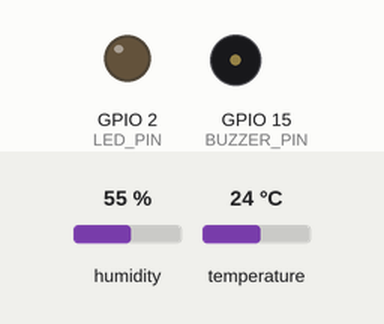
Recording of a sketch running on a simulated ESP32. On the bench: output pins drawn as LEDs (lit = HIGH), buzzer (waves = sounding, pin HIGH). The test bench sets the inputs (shaded band); at power-on: temperature 24 °C, humidity 55 %. WiFi joins after 1.5 s; servers stay silent unless stated; the local clock reads 2024-03-15 10:24:30 at power-on unless the sketch sets it; no MQTT or app messages arrive unless stated; what the sketch prints to the serial monitor is not drawn.

Above: at 3.7 s.
3.8 s: temperature set to 31 °C
10.6 s: temperature set to 34 °C
At 13.7 s:
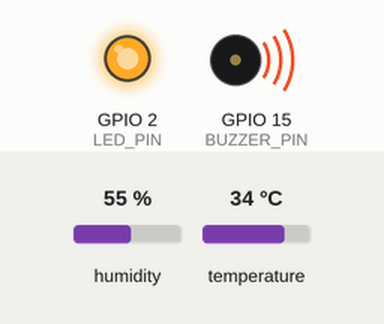
Timing chart, 0 to 15.2 s (numbered marks = the images above; inputs shaded):
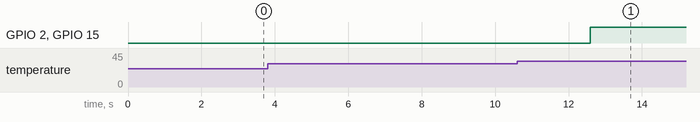

The sketch:

esp32_clima.ino
```cpp
// =====================================================
// CLIMATRACK - ESP32 + DHT ==> MQTT (TLS) ==> HIVEMQ
// =====================================================
//
// Baseado no "Programa Sensor de Temperatura e Umidade com Broker"
// da disciplina, com acréscimos para o Projeto Final:
//
//  - Processamento na borda (Edge Computing):
//      * várias amostras por ciclo + média móvel
//      * descarte de leituras inválidas / fora da faixa física
//      * cálculo do índice de calor (sensação térmica)
//      * "report by exception": publica antes do intervalo se a
//        variação for grande (zona morta / deadband)
//      * alarme LOCAL: aciona LED/buzzer mesmo sem internet
//  - Comunicação bidirecional (comandos vindos da nuvem)
//  - Status online/offline com Last Will (LWT)
//
// Bibliotecas (Arduino IDE > Tools > Manage Libraries):
//  - DHT sensor library (Adafruit) + Adafruit Unified Sensor
//  - PubSubClient (Nick O'Leary)
//  - ArduinoJson (Benoit Blanchon) versão 7.x
// =====================================================

#include <ArduinoJson.h>
#include <WiFi.h>
#include <PubSubClient.h>
#include <WiFiClientSecure.h>
#include <DHT.h>
#include <time.h>
#include "secrets.h"

// =====================================================
// CONFIGURAÇÕES  (ALTERE AQUI)
// =====================================================

// Wi-Fi e MQTT: as senhas ficam em "secrets.h" (fora do git).
// Primeira vez: copie "secrets.example.h" para "secrets.h" e preencha.
const char* WIFI_SSID     = SECRET_WIFI_SSID;
const char* WIFI_PASSWORD = SECRET_WIFI_PASSWORD;

// MQTT - HiveMQ Cloud (TLS)
const char* MQTT_SERVER   = SECRET_MQTT_SERVER;
const int   MQTT_PORT     = 8883;
const char* MQTT_USER     = SECRET_MQTT_USER;
const char* MQTT_PASSWORD = SECRET_MQTT_PASSWORD;

// Identificação do dispositivo (deve ser único; também é o client ID no broker).
// Pode ser sobrescrito em secrets.h com: #define CFG_DEVICE_ID "esp32-wokwi"
#ifndef CFG_DEVICE_ID
#define CFG_DEVICE_ID "esp32-01"
#endif
const char* DEVICE_ID = CFG_DEVICE_ID;

// Sensor: DHT11 (azul) ou DHT22 (branco; é o que existe no Wokwi).
// Pode ser sobrescrito em secrets.h com: #define CFG_DHT_TYPE DHT22
#ifndef CFG_DHT_TYPE
#define CFG_DHT_TYPE DHT11
#endif
#define DHT_PIN  4
#define DHT_TYPE CFG_DHT_TYPE

// Atuadores
#define LED_PIN    2    // LED interno da placa
#define BUZZER_PIN 15   // buzzer ativo (opcional; deixe desconectado se não tiver)

// =====================================================
// PARÂMETROS DE BORDA (podem ser alterados via comando MQTT)
// =====================================================

unsigned long intervaloEnvio = 15000;  // publica a cada 15 s
const unsigned long INTERVALO_AMOSTRA = 2500; // DHT11 aceita ~1 leitura/s; 2,5 s é seguro
const int JANELA_MEDIA = 5;             // nº de amostras na média móvel

float limiteTempMax = 30.0;             // °C
float limiteUmidMin = 30.0;             // %
float deadbandTemp  = 1.0;              // °C de variação que força envio imediato
float deadbandUmid  = 5.0;              // %  de variação que força envio imediato

// =====================================================
// TÓPICOS MQTT
// =====================================================

String TOPIC_DADOS;    // clima/<device>/dados    (ESP32 -> nuvem)
String TOPIC_STATUS;   // clima/<device>/status   (ESP32 -> nuvem, retido)
String TOPIC_COMANDO;  // clima/<device>/comando  (nuvem -> ESP32)

// =====================================================
// OBJETOS
// =====================================================

DHT dht(DHT_PIN, DHT_TYPE);
WiFiClientSecure espClient;
PubSubClient mqttClient(espClient);

// Buffer circular da média móvel
float bufTemp[JANELA_MEDIA];
float bufUmid[JANELA_MEDIA];
int   bufIndice = 0;
int   bufQtd = 0;

unsigned long ultimaAmostra = 0;
unsigned long ultimoEnvio = 0;
float ultimaTempEnviada = NAN;
float ultimaUmidEnviada = NAN;
int   leiturasDescartadas = 0;
int   picosSeguidos = 0;       // picos consecutivos: se persistir, é mudança real

bool alarmeLocal = false;    // decidido na borda
bool ledManual = false;      // comando vindo da nuvem
bool buzzerHabilitado = true;

// =====================================================
// WI-FI
// =====================================================

void conectarWiFi() {
  Serial.print("Conectando ao Wi-Fi");
  WiFi.mode(WIFI_STA);
  WiFi.begin(WIFI_SSID, WIFI_PASSWORD);

  while (WiFi.status() != WL_CONNECTED) {
    delay(500);
    Serial.print(".");
  }

  Serial.println();
  Serial.print("Wi-Fi conectado! IP: ");
  Serial.println(WiFi.localIP());
}

// =====================================================
// DATA E HORA (NTP)
// =====================================================

String obterDataHora() {
  struct tm timeinfo;
  if (!getLocalTime(&timeinfo, 100)) {
    return "";  // o back-end usa o horário de recebimento
  }
  char buffer[30];
  strftime(buffer, sizeof(buffer), "%Y-%m-%dT%H:%M:%S-03:00", &timeinfo);
  return String(buffer);
}

// =====================================================
// ATUADORES
// =====================================================

void atualizarAtuadores() {
  // LED acende se houver alarme local OU se a nuvem mandou ligar
  digitalWrite(LED_PIN, (alarmeLocal || ledManual) ? HIGH : LOW);
  digitalWrite(BUZZER_PIN, (alarmeLocal && buzzerHabilitado) ? HIGH : LOW);
}

// =====================================================
// PUBLICAR STATUS (retido)
// =====================================================

void publicarStatus(const char* status) {
  JsonDocument doc;
  doc["device_id"] = DEVICE_ID;
  doc["status"] = status;
  doc["data_hora"] = obterDataHora();
  doc["ip"] = WiFi.localIP().toString();
  doc["rssi"] = WiFi.RSSI();
  doc["intervalo_ms"] = intervaloEnvio;
  doc["limite_temp_max"] = limiteTempMax;
  doc["limite_umid_min"] = limiteUmidMin;
  doc["led"] = (alarmeLocal || ledManual);

  char json[320];
  serializeJson(doc, json);
  mqttClient.publish(TOPIC_STATUS.c_str(), json, true);

  Serial.print("Status publicado: ");
  Serial.println(json);
}

// =====================================================
// RECEBER COMANDO MQTT (nuvem -> borda)
// =====================================================
//
// Exemplos de comandos aceitos:
//  {"comando":"led","valor":1}
//  {"comando":"led","valor":0}
//  {"comando":"buzzer","valor":0}
//  {"comando":"intervalo","valor":30}           (segundos)
//  {"comando":"limites","temp_max":28,"umid_min":35}
//  {"comando":"status"}                          (pede status atual)

void callbackMQTT(char* topic, byte* payload, unsigned int length) {
  Serial.print("\nComando recebido em ");
  Serial.println(topic);

  JsonDocument doc;
  DeserializationError erro = deserializeJson(doc, payload, length);
  if (erro) {
    Serial.print("JSON inválido: ");
    Serial.println(erro.c_str());
    return;
  }

  const char* comando = doc["comando"] | "";
  Serial.print("Comando: ");
  Serial.println(comando);

  if (strcmp(comando, "led") == 0) {
    ledManual = (doc["valor"] | 0) == 1;
  }
  else if (strcmp(comando, "buzzer") == 0) {
    buzzerHabilitado = (doc["valor"] | 1) == 1;
  }
  else if (strcmp(comando, "intervalo") == 0) {
    int segundos = doc["valor"] | 15;
    intervaloEnvio = (unsigned long)constrain(segundos, 5, 3600) * 1000UL;
  }
  else if (strcmp(comando, "limites") == 0) {
    if (doc["temp_max"].is<float>()) limiteTempMax = doc["temp_max"];
    if (doc["umid_min"].is<float>()) limiteUmidMin = doc["umid_min"];
  }
  else if (strcmp(comando, "status") != 0) {
    Serial.println("Comando desconhecido");
    return;
  }

  atualizarAtuadores();
  publicarStatus("online");  // confirma (ACK) o novo estado para a nuvem
}

// =====================================================
// MQTT
// =====================================================

void conectarMQTT() {
  while (!mqttClient.connected()) {
    Serial.print("Conectando ao HiveMQ...");

    // Last Will: se o ESP32 cair, o broker publica "offline" sozinho
    String lwt = String("{\"device_id\":\"") + DEVICE_ID + "\",\"status\":\"offline\"}";

    if (mqttClient.connect(DEVICE_ID, MQTT_USER, MQTT_PASSWORD,
                           TOPIC_STATUS.c_str(), 1, true, lwt.c_str())) {
      Serial.println(" conectado!");
      mqttClient.subscribe(TOPIC_COMANDO.c_str(), 1);
      publicarStatus("online");
    } else {
      Serial.print(" falhou. Erro MQTT: ");
      Serial.println(mqttClient.state());
      delay(5000);
    }
  }
}

// =====================================================
// EDGE: COLETA E FILTRAGEM
// =====================================================

// Faixas físicas do sensor (DHT11: 0-50 °C, 20-90 %; DHT22: -40-80 °C, 0-100 %)
bool leituraValida(float t, float u) {
  if (isnan(t) || isnan(u)) return false;
  if (t < -40 || t > 80) return false;
  if (u < 0 || u > 100) return false;
  return true;
}

// Salto de mais de 10 °C em relação à média atual
bool ehPico(float t) {
  if (bufQtd < 3) return false;
  float somaT = 0;
  for (int i = 0; i < bufQtd; i++) somaT += bufTemp[i];
  return fabs(t - somaT / bufQtd) > 10.0;
}

void coletarAmostra() {
  float t = dht.readTemperature();
  float u = dht.readHumidity();

  if (!leituraValida(t, u)) {
    leiturasDescartadas++;
    Serial.println("Leitura descartada (inválida)");
    return;
  }

  // Um pico isolado é ruído e é descartado. Se o salto se repetir em
  // 3 leituras seguidas, é uma mudança real: a média recomeça do novo valor.
  if (ehPico(t)) {
    picosSeguidos++;
    if (picosSeguidos < 3) {
      leiturasDescartadas++;
      Serial.println("Leitura descartada (pico/ruído)");
      return;
    }
    Serial.println("Mudança brusca confirmada: reiniciando a média");
    bufQtd = 0;
    bufIndice = 0;
  }
  picosSeguidos = 0;

  bufTemp[bufIndice] = t;
  bufUmid[bufIndice] = u;
  bufIndice = (bufIndice + 1) % JANELA_MEDIA;
  if (bufQtd < JANELA_MEDIA) bufQtd++;
}

float mediaBuffer(float* buf) {
  float soma = 0;
  for (int i = 0; i < bufQtd; i++) soma += buf[i];
  return soma / bufQtd;
}

// =====================================================
// PUBLICAR TELEMETRIA
// =====================================================

void publicarDados(float temperatura, float umidade, const char* motivo) {
  float indiceCalor = dht.computeHeatIndex(temperatura, umidade, false);

  JsonDocument doc;
  doc["device_id"] = DEVICE_ID;
  doc["data_hora"] = obterDataHora();
  doc["temperatura"] = round(temperatura * 10) / 10.0;
  doc["umidade"] = round(umidade * 10) / 10.0;
  doc["indice_calor"] = round(indiceCalor * 10) / 10.0;
  doc["amostras"] = bufQtd;
  doc["descartadas"] = leiturasDescartadas;
  doc["alarme_local"] = alarmeLocal;
  doc["motivo"] = motivo;            // "periodico", "variacao" ou "alarme"
  doc["rssi"] = WiFi.RSSI();

  char json[320];
  serializeJson(doc, json);

  if (mqttClient.publish(TOPIC_DADOS.c_str(), json)) {
    Serial.print("Dados publicados: ");
    Serial.println(json);
  } else {
    Serial.println("Falha ao publicar dados");
  }

  ultimaTempEnviada = temperatura;
  ultimaUmidEnviada = umidade;
  leiturasDescartadas = 0;
}

// =====================================================
// SETUP
// =====================================================

void setup() {
  Serial.begin(115200);
  delay(1000);
  Serial.println("\n================================");
  Serial.println("ClimaTrack - ESP32 + DHT");
  Serial.println("================================");

  pinMode(LED_PIN, OUTPUT);
  pinMode(BUZZER_PIN, OUTPUT);
  atualizarAtuadores();

  TOPIC_DADOS   = String("clima/") + DEVICE_ID + "/dados";
  TOPIC_STATUS  = String("clima/") + DEVICE_ID + "/status";
  TOPIC_COMANDO = String("clima/") + DEVICE_ID + "/comando";

  dht.begin();
  conectarWiFi();

  // NTP - horário de Brasília (-03:00)
  configTime(-3 * 3600, 0, "pool.ntp.org", "time.nist.gov");

  espClient.setInsecure();  // TLS sem validar certificado (simplificação de PoC)
  mqttClient.setServer(MQTT_SERVER, MQTT_PORT);
  mqttClient.setCallback(callbackMQTT);
  mqttClient.setBufferSize(512);
  mqttClient.setKeepAlive(60);
}

// =====================================================
// LOOP
// =====================================================

void loop() {
  if (WiFi.status() != WL_CONNECTED) {
    conectarWiFi();
  }
  if (!mqttClient.connected()) {
    // Estado < 0 = queda de conexão (-4 timeout, -3 conexão perdida, -1 desconectado)
    Serial.print("MQTT desconectado (estado ");
    Serial.print(mqttClient.state());
    Serial.println(")");
    conectarMQTT();
  }
  mqttClient.loop();

  unsigned long agora = millis();

  // 1) Coleta amostras com frequência maior que a de envio
  if (agora - ultimaAmostra >= INTERVALO_AMOSTRA) {
    ultimaAmostra = agora;
    coletarAmostra();

    if (bufQtd == 0) return;

    float t = mediaBuffer(bufTemp);
    float u = mediaBuffer(bufUmid);

    // 2) Decisão local (funciona mesmo sem nuvem)
    bool novoAlarme = (t > limiteTempMax) || (u < limiteUmidMin);
    bool mudouAlarme = (novoAlarme != alarmeLocal);
    if (mudouAlarme) {
      alarmeLocal = novoAlarme;
      atualizarAtuadores();
      Serial.println(alarmeLocal ? "ALARME LOCAL ATIVADO" : "Alarme local desativado");
    }

    // 3) Envio: periódico ou por variação significativa (deadband)
    bool variacao = !isnan(ultimaTempEnviada) &&
                    (fabs(t - ultimaTempEnviada) >= deadbandTemp ||
                     fabs(u - ultimaUmidEnviada) >= deadbandUmid);

    if (agora - ultimoEnvio >= intervaloEnvio || isnan(ultimaTempEnviada)) {
      ultimoEnvio = agora;
      publicarDados(t, u, "periodico");
    } else if (mudouAlarme) {
      ultimoEnvio = agora;
      publicarDados(t, u, "alarme");   // a nuvem fica sabendo da decisão local na hora
    } else if (variacao) {
      ultimoEnvio = agora;
      publicarDados(t, u, "variacao");
    }
  }
}
```

secrets.example.h
```cpp
// =====================================================
// CREDENCIAIS - copie este arquivo para "secrets.h" e preencha.
// "secrets.h" está no .gitignore e NÃO vai para o GitHub.
// =====================================================
#pragma once

// Wi-Fi (rede 2,4 GHz)
#define SECRET_WIFI_SSID     "NOME_DO_WIFI"
#define SECRET_WIFI_PASSWORD "SENHA_DO_WIFI"

// HiveMQ Cloud (URL sem "mqtts://")
#define SECRET_MQTT_SERVER   "xxxxxxxx.s1.eu.hivemq.cloud"
#define SECRET_MQTT_USER     "esp32_dev"
#define SECRET_MQTT_PASSWORD "SenhaForte123"

// Opcional: sobrescreve os padrões do .ino (esp32-01 / DHT11)
// #define CFG_DEVICE_ID "esp32-01"
// #define CFG_DHT_TYPE  DHT22
```

Measured:
- the behaviour switches between 32 and 33 °C on temperature (found by bisection; images 0 and 1)
- after the input at 3.8 s, every drawn part: stays the same
- after the input at 10.6 s, GPIO 2 (LED_PIN), GPIO 15 (BUZZER_PIN): LOW → HIGH after 2.0 s instead of 4.5 s
